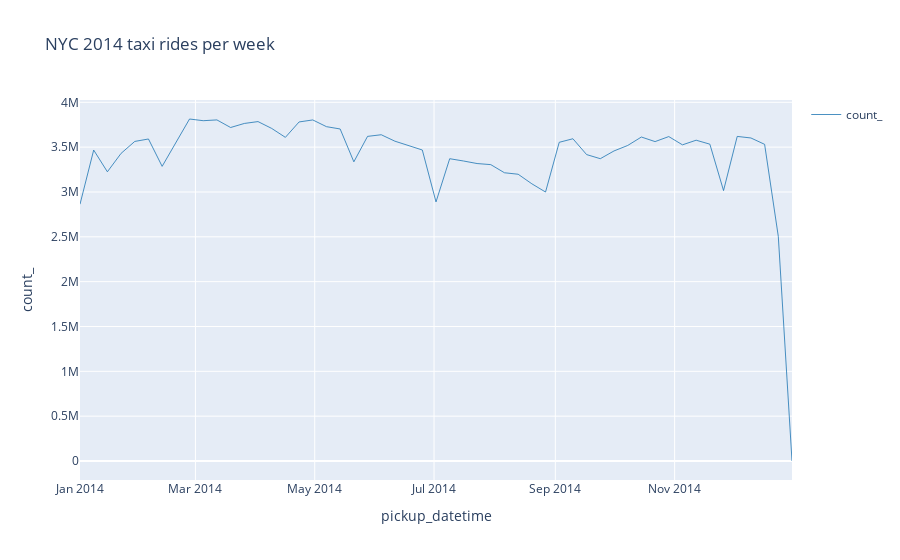

The cell this chart's notebook holds for it:
### Markdown cell above
Not using any plotting library. The Kqlmagic pkg itself knows how to  plot results itself within a notebook.

### Code cell
%%kql
Trips
| where pickup_datetime between (datetime(1/1/14)..datetime(12/31/14)) 
| summarize count() by bin_at(pickup_datetime, 7d, datetime(1/1/14))
| render timechart with (title="NYC 2014 taxi rides per week")
